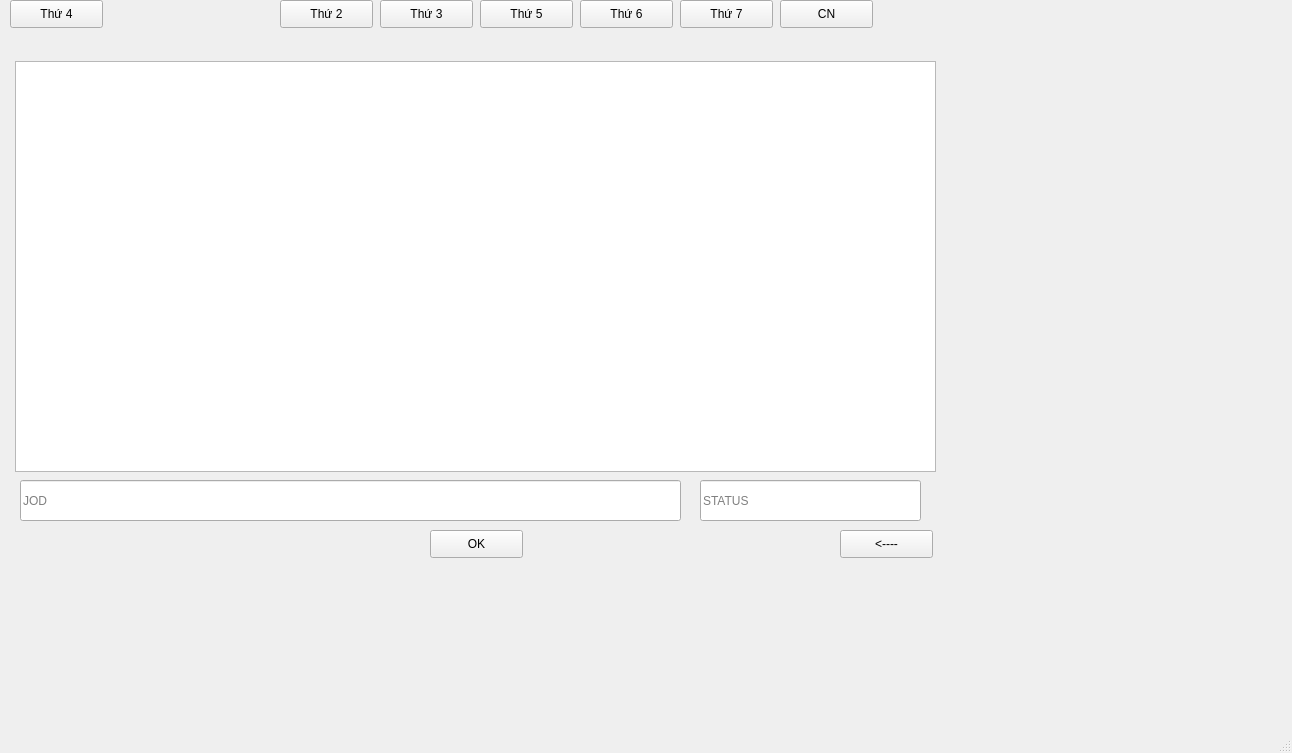
<?xml version="1.0" encoding="UTF-8"?>
<ui version="4.0">
 <class>MainWindow</class>
 <widget class="QMainWindow" name="MainWindow">
  <property name="geometry">
   <rect>
    <x>0</x>
    <y>0</y>
    <width>1292</width>
    <height>753</height>
   </rect>
  </property>
  <property name="windowTitle">
   <string>MainWindow</string>
  </property>
  <widget class="QWidget" name="centralwidget">
   <widget class="QPushButton" name="t5">
    <property name="geometry">
     <rect>
      <x>480</x>
      <y>0</y>
      <width>93</width>
      <height>28</height>
     </rect>
    </property>
    <property name="text">
     <string>Thứ 5</string>
    </property>
   </widget>
   <widget class="QPushButton" name="t7">
    <property name="geometry">
     <rect>
      <x>680</x>
      <y>0</y>
      <width>93</width>
      <height>28</height>
     </rect>
    </property>
    <property name="text">
     <string>Thứ 7</string>
    </property>
   </widget>
   <widget class="QListWidget" name="listWidget">
    <property name="geometry">
     <rect>
      <x>15</x>
      <y>61</y>
      <width>921</width>
      <height>411</height>
     </rect>
    </property>
   </widget>
   <widget class="QPushButton" name="cn">
    <property name="geometry">
     <rect>
      <x>780</x>
      <y>0</y>
      <width>93</width>
      <height>28</height>
     </rect>
    </property>
    <property name="text">
     <string>CN</string>
    </property>
   </widget>
   <widget class="QPushButton" name="ql">
    <property name="geometry">
     <rect>
      <x>840</x>
      <y>530</y>
      <width>93</width>
      <height>28</height>
     </rect>
    </property>
    <property name="text">
     <string>&lt;----</string>
    </property>
   </widget>
   <widget class="QPushButton" name="pushButton">
    <property name="geometry">
     <rect>
      <x>10</x>
      <y>0</y>
      <width>93</width>
      <height>28</height>
     </rect>
    </property>
    <property name="text">
     <string>Thứ 4</string>
    </property>
   </widget>
   <widget class="QPushButton" name="t3">
    <property name="geometry">
     <rect>
      <x>380</x>
      <y>0</y>
      <width>93</width>
      <height>28</height>
     </rect>
    </property>
    <property name="text">
     <string>Thứ 3</string>
    </property>
   </widget>
   <widget class="QPushButton" name="ok">
    <property name="geometry">
     <rect>
      <x>430</x>
      <y>530</y>
      <width>93</width>
      <height>28</height>
     </rect>
    </property>
    <property name="text">
     <string>OK</string>
    </property>
   </widget>
   <widget class="QPushButton" name="t2">
    <property name="geometry">
     <rect>
      <x>280</x>
      <y>0</y>
      <width>93</width>
      <height>28</height>
     </rect>
    </property>
    <property name="text">
     <string>Thứ 2</string>
    </property>
   </widget>
   <widget class="QPushButton" name="t6">
    <property name="geometry">
     <rect>
      <x>580</x>
      <y>0</y>
      <width>93</width>
      <height>28</height>
     </rect>
    </property>
    <property name="text">
     <string>Thứ 6</string>
    </property>
   </widget>
   <widget class="QLineEdit" name="jod">
    <property name="geometry">
     <rect>
      <x>20</x>
      <y>480</y>
      <width>661</width>
      <height>41</height>
     </rect>
    </property>
    <property name="echoMode">
     <enum>QLineEdit::Normal</enum>
    </property>
    <property name="placeholderText">
     <string>JOD</string>
    </property>
   </widget>
   <widget class="QLineEdit" name="do_2">
    <property name="geometry">
     <rect>
      <x>700</x>
      <y>480</y>
      <width>221</width>
      <height>41</height>
     </rect>
    </property>
    <property name="placeholderText">
     <string>STATUS</string>
    </property>
   </widget>
  </widget>
  <widget class="QMenuBar" name="menubar">
   <property name="geometry">
    <rect>
     <x>0</x>
     <y>0</y>
     <width>1292</width>
     <height>26</height>
    </rect>
   </property>
  </widget>
  <widget class="QStatusBar" name="statusbar"/>
 </widget>
 <resources/>
 <connections/>
</ui>
